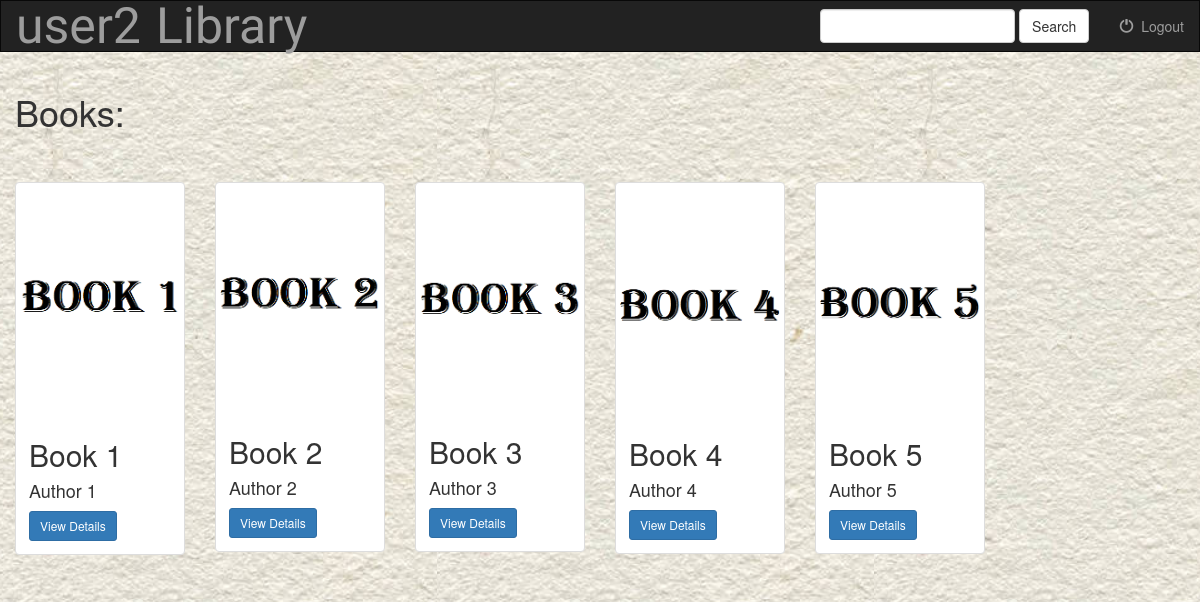
Page /books/ (signed in) on the committed database.
### books/models.py (models this page shows, shortened)
class Book(models.Model):
    title=models.CharField(max_length=100)
    author=models.CharField(max_length=100)
    publisher=models.CharField(max_length=100)
    genre=models.CharField(max_length=100)
    summary=models.CharField(max_length=2000)
    ISBN=models.CharField(max_length=13, validators=[MinLengthValidator(13)])
    location=models.CharField(max_length=100)
    availability=models.IntegerField(validators=[MinValueValidator(0)])
    picture=models.FileField()

### books/views.py (the view, shortened to what this page needs)
# urls.py: path("", views.index,name='index'),
def index(request):
    if not request.user.is_authenticated:
        return redirect('/books/login_user')
    elif request.user.is_admin:
        return redirect("/admin")
    else:
        books = Book.objects.all()
        query = request.GET.get("q")
        return render(request, 'books/index.html', {'books': books,})

### books/templates/books/index.html (shortened to what this page needs)
{% extends 'books/base.html' %}
{% block body %}
<div class="container-fluid">
    <div class="row">
        <div class="col-sm-12">
            <h1>Books: </h1>
            <br><br>
        </div>
        {% if books %}
            {% for book in books %}
                <div class="col-sm-4 col-lg-2">
                    <div class="thumbnail">
                        <a href="{% url 'books:detail' book.id %}">
                            <img src="{{ book.picture.url }}" class="img-responsive">
                        </a>
                        <div class="caption">
                            <h2>{{ book.title }}</h2>
                            <h4>{{ book.author }}</h4>
                            <a href="{% url 'books:detail' book.id %}" class="btn btn-primary btn-sm" role="button">View Details</a>
                        </div>
                    </div>
                </div>
            {% endfor %}
        {% else %}
            <div class="col-sm-12">
                <h2>No Books Available</h2>
            </div>
        {% endif %}
    </div>
</div>
{% endblock%}

### static/books/style.css (style rules this page uses)
body { background: white url("images/background.png") }

### rows in the picture
Book: picture (picture), title "Book 1", author "Author 1"
Book: picture (picture), title "Book 2", author "Author 2"
Book: picture (picture), title "Book 3", author "Author 3"
Book: picture (picture), title "Book 4", author "Author 4"
Book: picture (picture), title "Book 5", author "Author 5"
